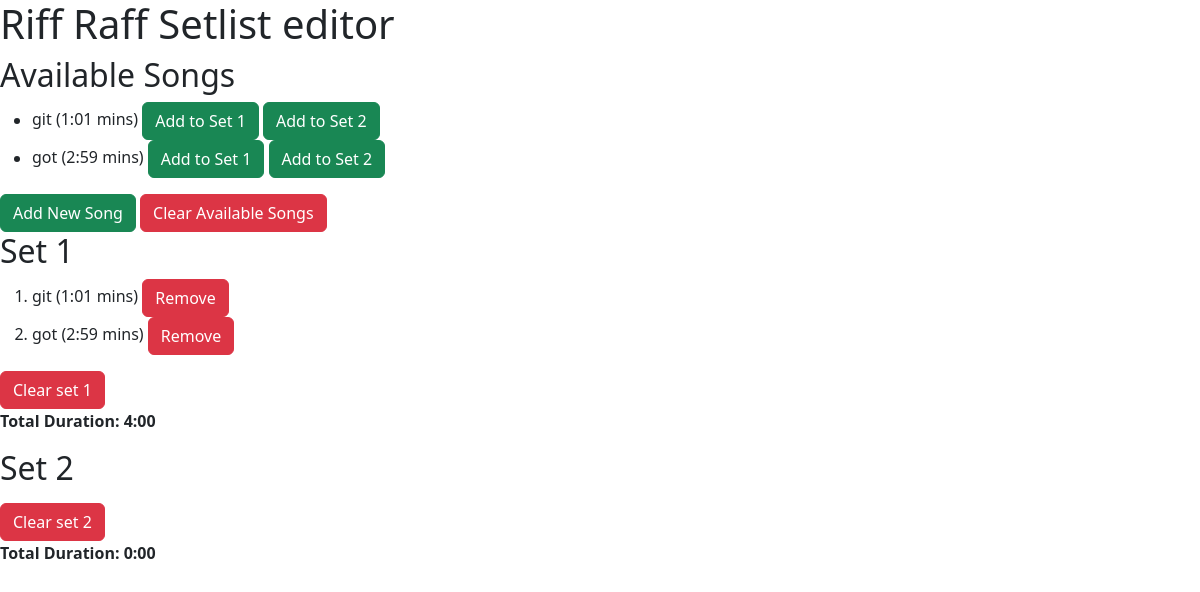
/, run on an earlier commit of the app's database.
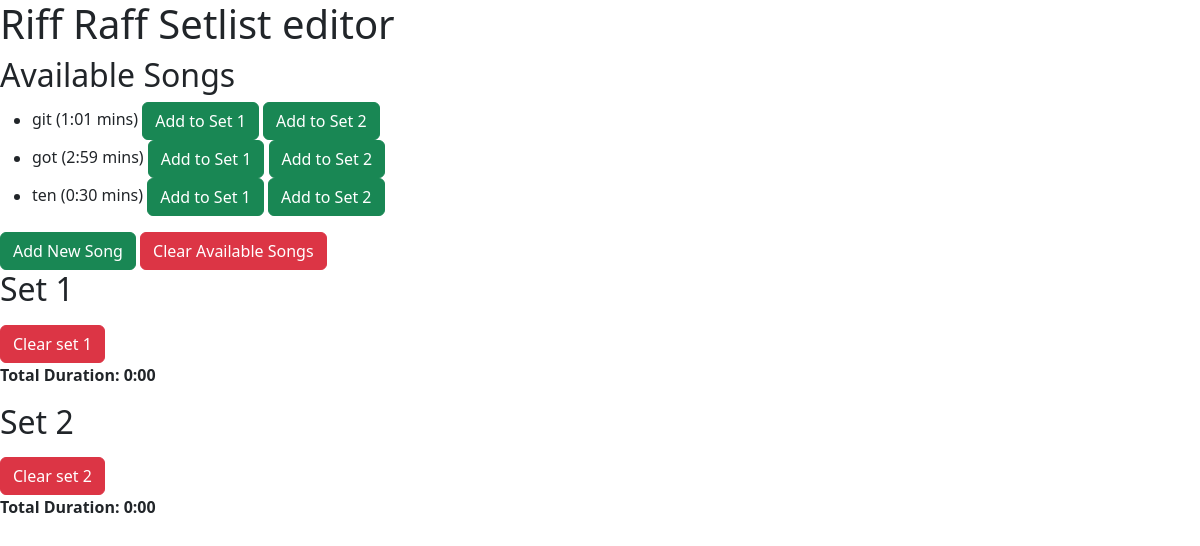
And on a later commit of the database.
### setlist_app/models.py (models this page shows, shortened)
class Song(models.Model):
    title = models.CharField(max_length=255, unique=True)
    duration = models.DurationField(help_text="Duration in MM:SS format")
    def formatted_duration(self):
        minutes, seconds = divmod(self.duration.total_seconds(), 60)
        return f"{int(minutes)}:{int(seconds):02d}"

class Setlist(models.Model):
    SET_CHOICES = [(1, "Set 1"), (2, "Set 2")]
    song = models.ForeignKey(Song, on_delete=models.CASCADE)
    set_number = models.IntegerField(choices=SET_CHOICES)
    class Meta:
        unique_together = ('song', 'set_number')

### setlist_app/views.py (the view)
# urls.py: path('', views.home, name='home'),
def home(request):
    songs = Song.objects.all()
    set1 = Setlist.objects.filter(set_number=1)
    set2 = Setlist.objects.filter(set_number=2)
    set1_total_duration = sum((item.song.duration for item in set1), timedelta())
    set2_total_duration = sum((item.song.duration for item in set2), timedelta())
    def format_duration(duration):
        total_seconds = int(duration.total_seconds())
        minutes, seconds = divmod(total_seconds, 60)
        return f"{minutes}:{seconds:02d}"
    set1_duration = format_duration(set1_total_duration)
    set2_duration = format_duration(set2_total_duration)
    return render(request, 'setlist_app/home.html', {
        "songs": songs,
        "set1": set1,
        "set2": set2,
        "set1_duration": set1_duration,
        "set2_duration": set2_duration,
    })

### setlist_app/templates/setlist_app/home.html (shortened to what this page needs)
{% load time_filters %}
{% load static %}
<!DOCTYPE html>
<html lang="en">
<head>
    <link rel="stylesheet" type="text/css" href="{% static 'setlist_app/style.css' %}">
     <link href="https://cdn.jsdelivr.net/npm/bootstrap@5.3.2/dist/css/bootstrap.min.css" rel="stylesheet">
</head>
<body>
    <h1>Riff Raff Setlist editor</h1>
    <h2>Available Songs</h2>
    <ul>
        {% for song in songs %}
            <li>
                {{ song.title }} ({{ song.formatted_duration }} mins)
                <a href="{% url 'add_to_set' song.id 1 %}"><button type="button" class="btn btn-success">Add to Set 1</button></a>
                <a href="{% url 'add_to_set' song.id 2 %}"><button type="button" class="btn btn-success">Add to Set 2</button></a>
            </li>
        {% endfor %}
    </ul>
    <a href="{% url 'add_song' %}"><button type="button" class="btn btn-success">Add New Song</button></a>
    <a href="{% url 'clear_all_songs' %}" onclick="return confirm('Are you sure you want to clear all available songs?');">
        <button type="button" class="btn btn-danger">Clear Available Songs</button>
    </a>
    <h2>Set 1</h2>
    <ol>
        {% for item in set1 %}
            <li>{{ item.song.title }} ({{ item.song.formatted_duration }} mins)
                <a href="{% url 'remove_from_set' item.id %}"><button type="button" class="btn btn-danger">Remove</button></a>
            </li>
        {% endfor %}
    </ol>
    <a href="{% url 'clear_all_from_set' 1 %}" onclick="return confirm('Are you sure you want to clear Set 1?');">
        <button type="button" class="btn btn-danger">Clear set 1</button></a>
        <p><strong>Total Duration: {{ set1_duration }}</strong></p>
    <h2>Set 2</h2>
    <a href="{% url 'clear_all_from_set' 2 %}" onclick="return confirm('Are you sure you want to clear Set 2?');">
        <button type="button" class="btn btn-danger">Clear set 2</button></a>
        <p><strong>Total Duration: {{ set2_duration }}</strong></p>
</body>
</html>

What changed in the data, as far as the page shows it:
removed Setlist: song "git", song.formatted_duration "1:01"
removed Setlist: song "got", song.formatted_duration "2:59"
added Song: title "ten", formatted_duration "0:30"
Also different on the page:
{{ set1_duration }}: "4:00" → "0:00"
